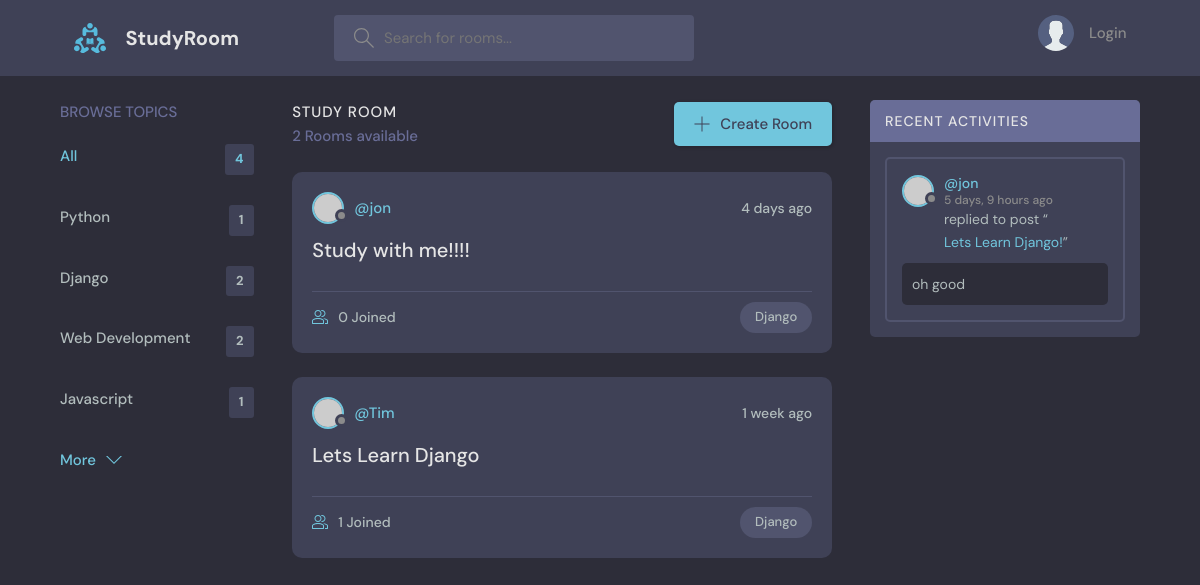
Screenshot of /?q=Django with the database file from the repository.
### base/models.py (models this page shows, shortened)
class Topic(models.Model):
    name = models.CharField(max_length=200)

class Room(models.Model):
    host = models.ForeignKey(User, on_delete=models.SET_NULL, null=True)
    topic = models.ForeignKey(Topic, on_delete=models.SET_NULL, null=True)
    name = models.CharField(max_length=200)
    description = models.TextField(null=True, blank=True)
    participants = models.ManyToManyField(
        User, related_name='participants', blank=True)
    updated = models.DateTimeField(auto_now=True)
    created = models.DateTimeField(auto_now_add=True)
    class Meta:
        ordering = ['-updated', '-created']
    def __str__(self):
        return self.name

class Message(models.Model):
    user = models.ForeignKey(User, on_delete=models.CASCADE)
    room = models.ForeignKey(Room, on_delete=models.CASCADE)
    body = models.TextField()
    updated = models.DateTimeField(auto_now=True)
    created = models.DateTimeField(auto_now_add=True)
    class Meta:
        ordering = ['-updated', '-created']
    def __str__(self):
        return self.body[0:50]

### base/views.py (the view)
# urls.py: path('', views.home, name="home"),
def home(request):
    q = request.GET.get('q') if request.GET.get('q') != None else ''
    rooms = Room.objects.filter(
        Q(topic__name__icontains=q) |
        Q(name__icontains=q) |
        Q(description__icontains=q)
    )
    topics = Topic.objects.all()
    room_count = rooms.count()
    room_messages = Message.objects.filter(Q(room__topic__name__icontains=q))
    context = {'rooms': rooms, 'topics': topics,
               'room_count': room_count, 'room_messages': room_messages}
    return render(request, 'base/home.html', context)

### base/templates/base/home.html (shortened to what this page needs)
{% extends 'main.html' %} {% block content %}
<main class="layout layout--3">
    <div class="container">
        {% include 'base/topics_component.html' %}
        <div class="roomList">
            <div class="roomList__header">
                <div>
                    <h2>Study Room</h2>
                    <p>{{room_count}} Rooms available</p>
                </div>
                <a class="btn btn--main" href="create-room.html">
                    <svg
                        version="1.1"
                        xmlns="http://www.w3.org/2000/svg"
                        width="32"
                        height="32"
                        viewBox="0 0 32 32"
                    >
                        <title>add</title>
                        <path
                            d="M16.943 0.943h-1.885v14.115h-14.115v1.885h14.115v14.115h1.885v-14.115h14.115v-1.885h-14.115v-14.115z"
                        ></path>
                    </svg>
                    Create Room
                </a>
            </div>
            {% include 'base/feed_component.html' %}
        </div>
        {% include 'base/activity_component.html' %}
    </div>
</main>
{% endblock %}

### base/templates/base/topics_component.html
<div class="topics">
    <div class="topics__header">
        <h2>Browse Topics</h2>
    </div>
    <ul class="topics__list">
        <li>
            <a href="{% url 'home' %}" class="active">
                All <span>{{topics.count}}</span>
            </a>
        </li>
        {% for topic in topics %}
        <li>
            <a href="{% url 'home'  %}?q={{topic.name}}">
                {{topic.name}}<span>{{topic.room_set.all.count}}</span>
            </a>
        </li>
        {% endfor %}
    </ul>
    <a class="btn btn--link" href="topics.html">
        More
        <svg
            version="1.1"
            xmlns="http://www.w3.org/2000/svg"
            width="32"
            height="32"
            viewBox="0 0 32 32"
        >
            <title>chevron-down</title>
            <path d="M16 21l-13-13h-3l16 16 16-16h-3l-13 13z"></path>
        </svg>
    </a>
</div>

### base/templates/base/feed_component.html (shortened to what this page needs)
{% for room in rooms %}
<div class="roomListRoom">
    <div class="roomListRoom__header">
        <a
            href="{% url 'user-profile' room.host.id %}"
            class="roomListRoom__author"
        >
            <div class="avatar avatar--small">
                <img src="https://randomuser.me/api/portraits/women/11.jpg" />
            </div>
            <span>@{{room.host.username}}</span>
        </a>
        <div class="roomListRoom__actions">
            <span>{{room.created|timesince}} ago</span>
        </div>
    </div>
    <div class="roomListRoom__content">
        <a href="{% url 'room' room.id %}">{{room.name}}</a>
    </div>
    <div class="roomListRoom__meta">
        <a href="{% url 'room' room.id %}" class="roomListRoom__joined">
            {{room.participants.all.count}} Joined
        </a>
        <p class="roomListRoom__topic">{{room.topic.name}}</p>
    </div>
</div>
{% endfor %}

### base/templates/base/activity_component.html (shortened to what this page needs)
<div class="activities">
    <div class="activities__header">
        <h2>Recent Activities</h2>
    </div>
    {% for message in room_messages %}
    <div class="activities__box">
        <div class="activities__boxHeader roomListRoom__header">
            <a
                href="{% url 'user-profile' message.user.id %}"
                class="roomListRoom__author"
            >
                <div class="avatar avatar--small">
                    <img
                        src="https://randomuser.me/api/portraits/women/11.jpg"
                    />
                </div>
                <p>
                    @{{message.user}}
                    <span>{{message.created|timesince}} ago</span>
                </p>
            </a>
        </div>
        <div class="activities__boxContent">
            <p>
                replied to post “<a href="{% url 'room' message.room.id %}"
                    >{{message.room}}!</a
                >”
            </p>
            <div class="activities__boxRoomContent">{{message}}</div>
        </div>
    </div>
    {% endfor %}
</div>

### rows the page displays
Topic: name "Python", room_set.all.count "1"
Topic: name "Django", room_set.all.count "2"
Topic: name "Web Development", room_set.all.count "2"
Topic: name "Javascript", room_set.all.count "1"
Room: host.username "jon", created "4 days", name "Study with me!!!!", participants.all.count "0", topic.name "Django"
Room: host.username "Tim", created "1 week", name "Lets Learn Django", participants.all.count "1", topic.name "Django"
Message: user "jon", created "5 days, 9 hours", room "Lets Learn Django", body "oh good"

### other values shown
{{ topics.count }} "4"
{{ room_count }} "2"
